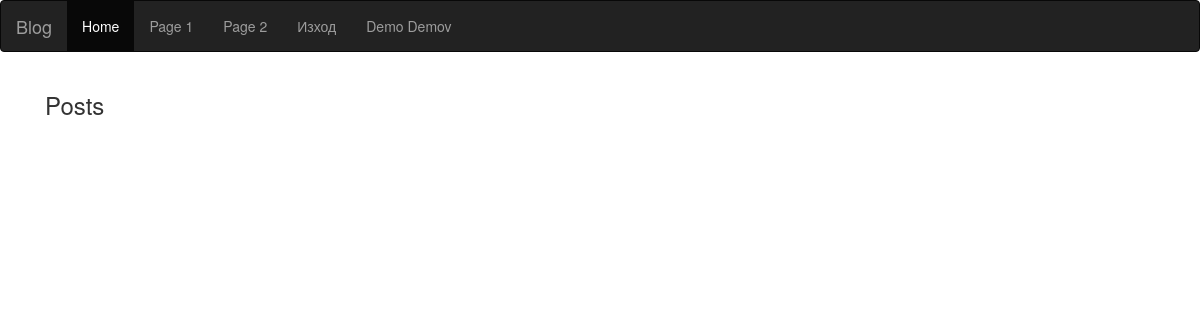
Before: /welcome.php (signed in) with the older database file.
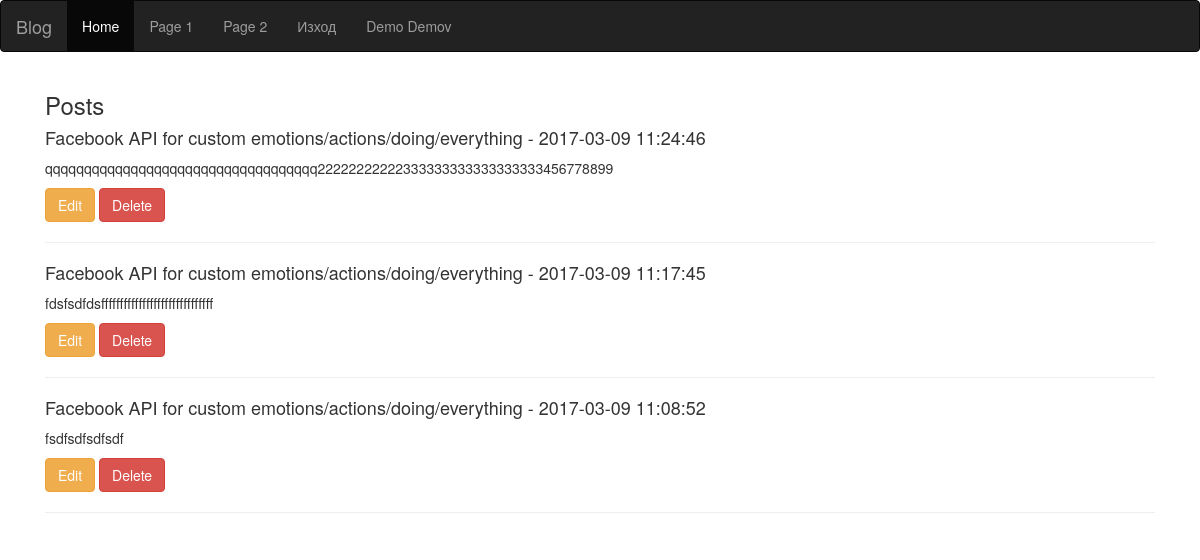
After: the same page with the newer database file.
### tables this page shows
CREATE TABLE `Posts` (
  `ID` int(11) NOT NULL,
  `Title` varchar(255) NOT NULL,
  `Content` text NOT NULL,
  `UserID` int(11) NOT NULL,
  `DateCreated` datetime DEFAULT NULL
);

### controllers/PostContoller.php (called while the page is built, shortened)
<?php
require_once $_SERVER['DOCUMENT_ROOT'] . '/models/Post.php';
Class PostController
{
	protected $posts = [];
	protected $connection;
	public function __construct(PDO $connection)
	{
		$this->connection = $connection;
	}
    public function getPosts()
    {
        return $this->posts;
    }
    public function addPost(Post $post)
    {
        $this->posts[] = $post;
        return $this;
    }
	public function getPostById($id)
    {
        $post = new Post($this->connection);
        return $post->getPostById($id);
    }
	public function getAllPosts()
	{
		$data = $this->connection->MSelectList('Posts', '*', 'ORDER BY ID DESC');
		foreach ($data as $postData) {
			$postIt = $this->getPostById($postData['ID']);
		}
		return $this->getPosts();
	}
}

### db/functions.php (called while the page is built, shortened)
<?php
class MysqlPDO extends PDO {
    public function MSelectOnly($table, $select = ' * ', $where = null) {
        $sth = $this->prepare('SELECT '.$select.' FROM '.$table.'  '.$where);
        $sth->execute();
        return $sth->fetch(PDO::FETCH_BOTH);
    }
    public function MSelectList($table, $select = ' * ', $where = null) {
    	$sth = $this->prepare('SELECT '.$select.' FROM '.$table.'  '.$where);
        $sth->execute();
        return $sth->fetchAll();
    }
}

### models/Post.php (called while the page is built, shortened)
<?php
Class Post
{
	protected $title;
	protected $content;
    protected $date;
	protected $connection;
	public function __construct(PDO $connection)
	{
		$this->connection = $connection;
	}
    protected function setId($id)
    {
        return $this;
    }
    protected function setAuthor($authorId)
    {
        return $this;
    }
    public function getContent()
    {
        return $this->content;
    }
    protected function setContent($content)
    {
        $this->content = $content;
        return $this;
    }
    public function getTitle()
    {
        return $this->title;
    }
    protected function setTitle($title)
    {
        $this->title = $title;
        return $this;
    }
    public function getDate()
    {
        return $this->date;
    }
    protected function setDate($date)
    {
        $this->date = $date;
        return $this;
    }
    public function getPostById($id)
    {
        $post = $this->connection->MSelectOnly('Posts', '*', 'WHERE ID = ' . $id);
        return $this;
    }
}

### welcome.php (the view, shortened to what this page needs)
<?php
require_once 'db/connection.php';
require_once 'controllers/PostContoller.php';
$postcontroller = new PostController($connection);
$allPosts = $postcontroller->getAllPosts();
?>
<!DOCTYPE html>
<html lang="en">
<head>
	<link rel="stylesheet" type="text/css" href="https://bootswatch.com/paper/bootstrap.min.css">
	<link rel="stylesheet" type="text/css" href="resources/static/css/frontpage.css">
</head>
<body>
<nav class="navbar navbar-inverse">
	<div class="container-fluid">
		<div class="navbar-header">
			<a class="navbar-brand" href="#">Blog</a>
		</div>
		<ul class="nav navbar-nav">
			<li class="active"><a href="#">Home</a></li>
			<li><a href="#">Page 1</a></li>
			<li><a href="#">Page 2</a></li>
			<li><a href="requests/logout.php">Изход</a></li>
			<li class="pull-right"><a  href="#"><?= $_SESSION['user']['Name'] . " " . (($_SESSION['user']['AccessLevel'] == 1) ? '(админ)' : '') ?></a></li>
		</ul>
	</div>
</nav>
<div class="container">
	<div class="col-md-12">
		<h3>Posts</h3>
		<?php foreach ($allPosts as $post): ?>
			<h4><?= $post->getTitle() . " - " . $post->getDate(); ?></h4>
			<p><?= $post->getContent(); ?></p>
			<form method="post">
				<input type="submit" class="btn btn-warning" name="edit" value="Edit">
				<input type="submit" class="btn btn-danger" name="delete" value="Delete">
			</form>
			<hr>
		<?php endforeach ?>
	</div>
</div>
</body>
</html>

Changed rows visible on the page:
added posts: Title "Facebook API for custom emotions/actions/doing/everything", DateCreated "2017-03-09 11:24:46", Content "qqqqqqqqqqqqqqqqqqqqqqqqqqqqqqqqqqq22222222222333333333333333333456778899"
added posts: Title "Facebook API for custom emotions/actions/doing/everything", DateCreated "2017-03-09 11:17:45", Content "fdsfsdfdsffffffffffffffffffffffffffffff"
added posts: Title "Facebook API for custom emotions/actions/doing/everything", DateCreated "2017-03-09 11:08:52", Content "fsdfsdfsdfsdf"
